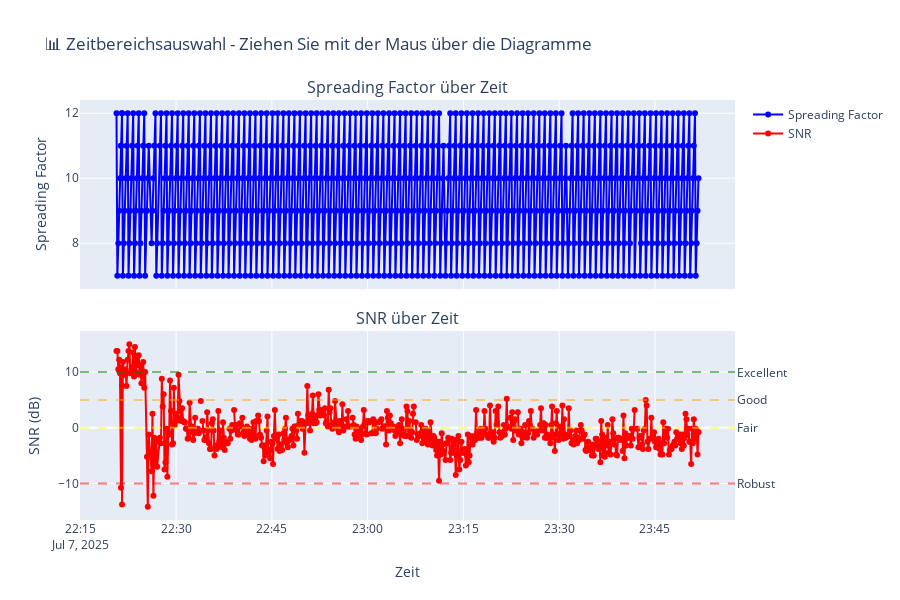

The notebook cell saved with this chart:
### Code cell
# 📊 INTERAKTIVE ZEITBEREICHSAUSWAHL MIT WIDGETS (GETESTET & KORRIGIERT)
if len(df) > 0:
    print("📊 INTERAKTIVE ZEITBEREICHSAUSWAHL")
    print("=" * 50)
    
    # Importiere benötigte Bibliotheken
    import ipywidgets as widgets
    from IPython.display import display, Javascript
    from datetime import datetime, timedelta
    import pytz
    
    # Stelle sicher, dass das DataFrame die richtige Spalte hat
    df['datetime'] = pd.to_datetime(df['timestamp'])
    
    # Zeitbereich ermitteln
    min_time = df['datetime'].min()
    max_time = df['datetime'].max()
    
    print(f"⏰ Verfügbarer Zeitbereich:")
    print(f"   Start: {min_time}")
    print(f"   Ende:  {max_time}")
    print(f"   Dauer: {max_time - min_time}")
    
    # Erstelle interaktive Diagramme mit Plotly
    from plotly.subplots import make_subplots
    
    # Erstelle Subplot mit 2 Diagrammen
    fig = make_subplots(
        rows=2, cols=1,
        subplot_titles=('Spreading Factor über Zeit', 'SNR über Zeit'),
        shared_xaxes=True,
        vertical_spacing=0.1
    )
    
    # SF über Zeit (oberes Diagramm) - nur wenn SF-Daten vorhanden
    if 'sf_numeric' in df.columns and not df['sf_numeric'].isna().all():
        fig.add_trace(
            go.Scatter(
                x=df['datetime'],
                y=df['sf_numeric'],
                mode='lines+markers',
                name='Spreading Factor',
                line=dict(color='blue', width=2),
                marker=dict(size=6),
                hovertemplate='<b>SF:</b> %{y}<br><b>Zeit:</b> %{x}<extra></extra>'
            ),
            row=1, col=1
        )
    else:
        # Placeholder wenn keine SF-Daten vorhanden
        fig.add_trace(
            go.Scatter(
                x=df['datetime'],
                y=[8] * len(df),  # Standard SF8
                mode='lines',
                name='Spreading Factor (nicht verfügbar)',
                line=dict(color='gray', width=2, dash='dash'),
                hovertemplate='<b>SF:</b> Nicht verfügbar<br><b>Zeit:</b> %{x}<extra></extra>'
            ),
            row=1, col=1
        )
    
    # SNR über Zeit (unteres Diagramm)
    fig.add_trace(
        go.Scatter(
            x=df['datetime'],
            y=df['snr_db'],
            mode='lines+markers',
            name='SNR',
            line=dict(color='red', width=2),
            marker=dict(size=6),
            hovertemplate='<b>SNR:</b> %{y:.2f} dB<br><b>Zeit:</b> %{x}<extra></extra>'
        ),
        row=2, col=1
    )
    
    # Füge SNR-Qualitätszonen hinzu
    for zone_value, zone_name, zone_color in [
        (10, 'Excellent', 'green'),
        (5, 'Good', 'orange'),
        (0, 'Fair', 'yellow'),
        (-10, 'Robust', 'red')
    ]:
        fig.add_hline(
            y=zone_value,
            line_dash="dash",
            line_color=zone_color,
            opacity=0.5,
            annotation_text=zone_name,
            annotation_position="right",
            row=2, col=1
        )
    
    # Layout anpassen
    fig.update_layout(
        title='📊 Zeitbereichsauswahl - Ziehen Sie mit der Maus über die Diagramme',
        height=600,
        showlegend=True,
        dragmode='zoom'
    )
    
    # X-Achse für beide Diagramme
    fig.update_xaxes(title_text="Zeit", row=2, col=1)
    fig.update_yaxes(title_text="Spreading Factor", row=1, col=1)
    fig.update_yaxes(title_text="SNR (dB)", row=2, col=1)
    
    # Zeige das Diagramm
    fig.show()
    
    print("\n🎯 ANWEISUNGEN:")
    print("1. ZOOM: Ziehen Sie mit der Maus über einen Zeitbereich zum Zoomen")
    print("2. HOVER: Bewegen Sie die Maus über Datenpunkte um genaue Zeiten zu sehen")
    print("3. AUSWAHL: Notieren Sie sich die Start- und Endzeiten des gewünschten Bereichs")
    print("4. WIDGETS: Verwenden Sie die Widgets unten zur Zeitauswahl")
    
    # ===============================================
    # TIMEZONE-SICHERE WIDGET-ERSTELLUNG
    # ===============================================
    
    utc = pytz.UTC
    
    # Konvertiere Zeitwerte zu timezone-bewussten Objekten
    def make_timezone_aware(dt):
        """Macht datetime timezone-bewusst falls nötig"""
        if dt.tzinfo is None:
            return utc.localize(dt)
        return dt
    
    min_time_tz = make_timezone_aware(min_time)
    max_time_tz = make_timezone_aware(max_time)
    
    # Standard-Zeitwerte (erste 30 Sekunden)
    default_start = min_time_tz
    default_end = min_time_tz + timedelta(seconds=30)
    if default_end > max_time_tz:
        default_end = max_time_tz
    
    # Erstelle Widgets mit Fehlerbehandlung
    widget_error = False
    
    try:
        start_widget = widgets.DatetimePicker(
            description='Start Zeit:',
            value=default_start,
            style={'description_width': 'initial'}
        )
        
        end_widget = widgets.DatetimePicker(
            description='End Zeit:',
            value=default_end,
            style={'description_width': 'initial'}
        )
        
        widget_type = "DatetimePicker"
        print("✅ DatetimePicker-Widgets erfolgreich erstellt")
        
    except Exception as e:
        print(f"⚠️ DatetimePicker-Fehler: {e}")
        print("🔄 Verwende Text-Widget-Fallback...")
        
        start_widget = widgets.Text(
            description='Start Zeit:',
            value=default_start.strftime('%Y-%m-%d %H:%M:%S'),
            style={'description_width': 'initial'},
            placeholder='YYYY-MM-DD HH:MM:SS'
        )
        
        end_widget = widgets.Text(
            description='End Zeit:',
            value=default_end.strftime('%Y-%m-%d %H:%M:%S'),
            style={'description_width': 'initial'},
            placeholder='YYYY-MM-DD HH:MM:SS'
        )
        
        widget_type = "Text"
        widget_error = True
        print("✅ Text-Widget-Fallback erfolgreich erstellt")
    
    # Info-Label
    info_label = widgets.HTML(
        value=f"<b>Verfügbarer Bereich:</b><br>{min_time_tz} bis {max_time_tz}"
    )
    
    if widget_error:
        info_label.value += "<br><b>Hinweis:</b> Verwenden Sie das Format YYYY-MM-DD HH:MM:SS"
    
    # Button
    apply_button = widgets.Button(
        description='🔄 Zeitbereich übernehmen',
        button_style='primary',
        layout=widgets.Layout(width='200px', height='40px')
    )
    
    # Output-Widget für Feedback
    output = widgets.Output()
    
    # ===============================================
    # BUTTON-CALLBACK-FUNKTION
    # ===============================================
    
    def on_button_click(b):
        with output:
            output.clear_output()
            
            try:
                # Zeitwerte je nach Widget-Typ auslesen
                if widget_type == "DatetimePicker":
                    start_time = start_widget.value
                    end_time = end_widget.value
                else:  # Text-Widget
                    start_time = pd.to_datetime(start_widget.value)
                    end_time = pd.to_datetime(end_widget.value)
                
                # Validierung
                if start_time >= end_time:
                    print("❌ Fehler: Start-Zeit muss vor End-Zeit liegen!")
                    return
                
                # Für Vergleich timezone-unaware machen
                def make_timezone_naive(dt):
                    if hasattr(dt, 'tzinfo') and dt.tzinfo is not None:
                        return dt.replace(tzinfo=None)
                    return dt
                
                start_check = make_timezone_naive(start_time)
                end_check = make_timezone_naive(end_time)
                min_check = make_timezone_naive(min_time_tz)
                max_check = make_timezone_naive(max_time_tz)
                
                if start_check < min_check or end_check > max_check:
                    print("❌ Fehler: Zeiten liegen außerhalb des verfügbaren Bereichs!")
                    print(f"   Verfügbar: {min_check} bis {max_check}")
                    return
                
                # Zeiten formatieren
                start_str = start_check.strftime('%Y-%m-%d %H:%M:%S')
                end_str = end_check.strftime('%Y-%m-%d %H:%M:%S')
                
                print(f"✅ Zeitbereich wird gesetzt:")
                print(f"   Start: {start_str}")
                print(f"   Ende:  {end_str}")
                
                # JavaScript ausführen um Variablen zu setzen
                js_code = f"""
                IPython.notebook.kernel.execute("start_time = '{start_str}'");
                IPython.notebook.kernel.execute("end_time = '{end_str}'");
                IPython.notebook.kernel.execute("print('✅ Variablen gesetzt: start_time und end_time')");
                """
                
                display(Javascript(js_code))
                
            except Exception as e:
                print(f"❌ Fehler beim Verarbeiten der Zeitangaben: {e}")
                if widget_type == "Text":
                    print("💡 Verwenden Sie das Format: YYYY-MM-DD HH:MM:SS")
    
    # Button-Event verknüpfen
    apply_button.on_click(on_button_click)
    
    # ===============================================
    # WIDGETS ANZEIGEN
    # ===============================================
    
    print("\n" + "="*60)
    print("📋 ZEITAUSWAHL-WIDGETS")
    print("="*60)
    
    display(widgets.VBox([
        info_label,
        start_widget,
        end_widget,
        apply_button,
        output
    ]))
    
    print("\n📝 VERWENDUNG IN NÄCHSTER ZELLE:")
    print("# Die Variablen start_time und end_time sind nach dem Klick verfügbar")
    print("df_filtered = filter_data_by_time_range(df, start_time, end_time)")
    
    # ===============================================
    # HILFSFUNKTION ZUM FILTERN
    # ===============================================
    
    def filter_data_by_time_range(df, start_time, end_time):
        """
        Filtert DataFrame nach Zeitbereich
        Unterstützt sowohl String- als auch datetime-Eingaben
        """
        df_copy = df.copy()
        df_copy['datetime'] = pd.to_datetime(df_copy['timestamp'])
        
        # String zu datetime konvertieren falls nötig
        if isinstance(start_time, str):
            start_time = pd.to_datetime(start_time)
        if isinstance(end_time, str):
            end_time = pd.to_datetime(end_time)
        
        # Timezone für Vergleich entfernen
        if hasattr(start_time, 'tzinfo') and start_time.tzinfo is not None:
            start_time = start_time.replace(tzinfo=None)
        if hasattr(end_time, 'tzinfo') and end_time.tzinfo is not None:
            end_time = end_time.replace(tzinfo=None)
        
        # Filtere Daten
        mask = (df_copy['datetime'] >= start_time) & (df_copy['datetime'] <= end_time)
        filtered_df = df_copy[mask]
        
        print(f"📊 Daten gefiltert: {len(filtered_df)} von {len(df_copy)} Zeilen")
        return filtered_df
    
    print("\n✅ Zeitbereichsauswahl bereit!")
    
else:
    print("⚠️ Keine Daten für Zeitbereichsauswahl verfügbar")

### Figure 1 — Plotly figure (JSON) as saved in the notebook; plotly's stock layout.template omitted (floating-point values rounded to 4 significant figures; data arrays with more than 128 entries replaced by an {"elided": "..."} marker saying what was removed)
{"data": [{"hovertemplate": "<b>SF:</b> %{y}<br><b>Zeit:</b> %{x}<extra></extra>", "line": {"color": "blue", "width": 2}, "marker": {"size": 6}, "mode": "lines+markers", "name": "Spreading Factor", "type": "scatter", "x": {"elided": "623 str values"}, "xaxis": "x", "y": {"elided": "623 float values"}, "yaxis": "y"}, {"hovertemplate": "<b>SNR:</b> %{y:.2f} dB<br><b>Zeit:</b> %{x}<extra></extra>", "line": {"color": "red", "width": 2}, "marker": {"size": 6}, "mode": "lines+markers", "name": "SNR", "type": "scatter", "x": {"elided": "623 str values"}, "xaxis": "x2", "y": {"elided": "623 float values"}, "yaxis": "y2"}], "layout": {"annotations": [{"font": {"size": 16}, "showarrow": false, "text": "Spreading Factor über Zeit", "x": 0.5, "xanchor": "center", "xref": "paper", "y": 1, "yanchor": "bottom", "yref": "paper"}, {"font": {"size": 16}, "showarrow": false, "text": "SNR über Zeit", "x": 0.5, "xanchor": "center", "xref": "paper", "y": 0.45, "yanchor": "bottom", "yref": "paper"}, {"showarrow": false, "text": "Excellent", "x": 1, "xanchor": "left", "xref": "x2 domain", "y": 10, "yanchor": "middle", "yref": "y2"}, {"showarrow": false, "text": "Good", "x": 1, "xanchor": "left", "xref": "x2 domain", "y": 5, "yanchor": "middle", "yref": "y2"}, {"showarrow": false, "text": "Fair", "x": 1, "xanchor": "left", "xref": "x2 domain", "y": 0, "yanchor": "middle", "yref": "y2"}, {"showarrow": false, "text": "Robust", "x": 1, "xanchor": "left", "xref": "x2 domain", "y": -10, "yanchor": "middle", "yref": "y2"}], "dragmode": "zoom", "height": 600, "shapes": [{"line": {"color": "green", "dash": "dash"}, "opacity": 0.5, "type": "line", "x0": 0, "x1": 1, "xref": "x2 domain", "y0": 10, "y1": 10, "yref": "y2"}, {"line": {"color": "orange", "dash": "dash"}, "opacity": 0.5, "type": "line", "x0": 0, "x1": 1, "xref": "x2 domain", "y0": 5, "y1": 5, "yref": "y2"}, {"line": {"color": "yellow", "dash": "dash"}, "opacity": 0.5, "type": "line", "x0": 0, "x1": 1, "xref": "x2 domain", "y0": 0, "y1": 0, "yref": "y2"}, {"line": {"color": "red", "dash": "dash"}, "opacity": 0.5, "type": "line", "x0": 0, "x1": 1, "xref": "x2 domain", "y0": -10, "y1": -10, "yref": "y2"}], "showlegend": true, "title": {"text": "📊 Zeitbereichsauswahl - Ziehen Sie mit der Maus über die Diagramme"}, "xaxis": {"anchor": "y", "domain": [0, 1], "matches": "x2", "showticklabels": false}, "xaxis2": {"anchor": "y2", "domain": [0, 1], "title": {"text": "Zeit"}}, "yaxis": {"anchor": "x", "domain": [0.55, 1], "title": {"text": "Spreading Factor"}}, "yaxis2": {"anchor": "x2", "domain": [0, 0.45], "title": {"text": "SNR (dB)"}}}}
